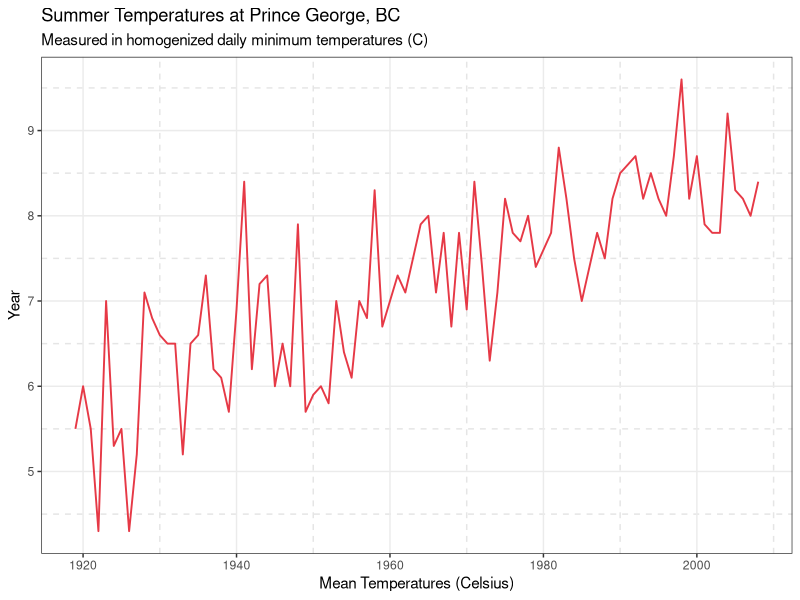
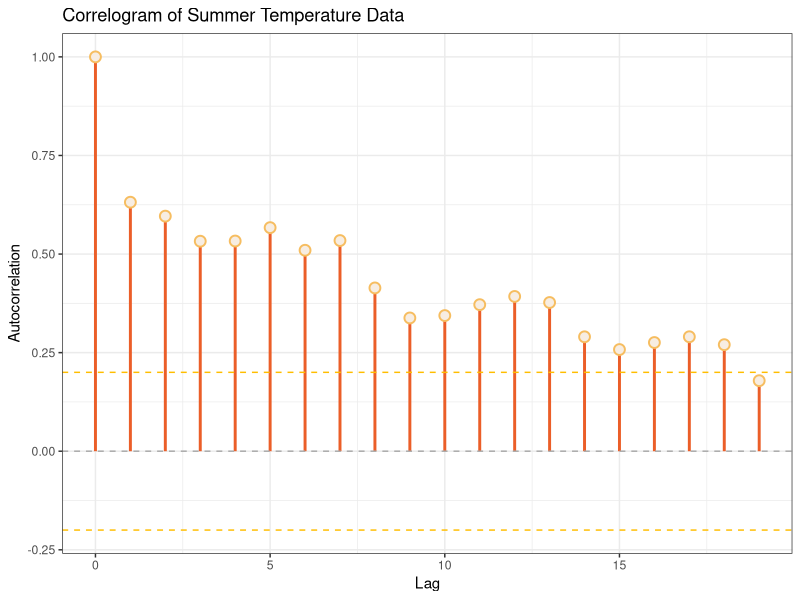
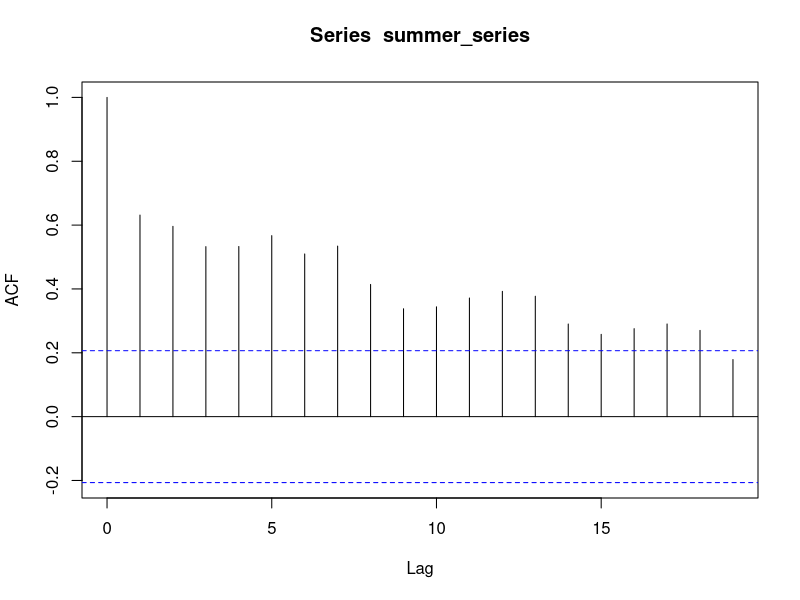
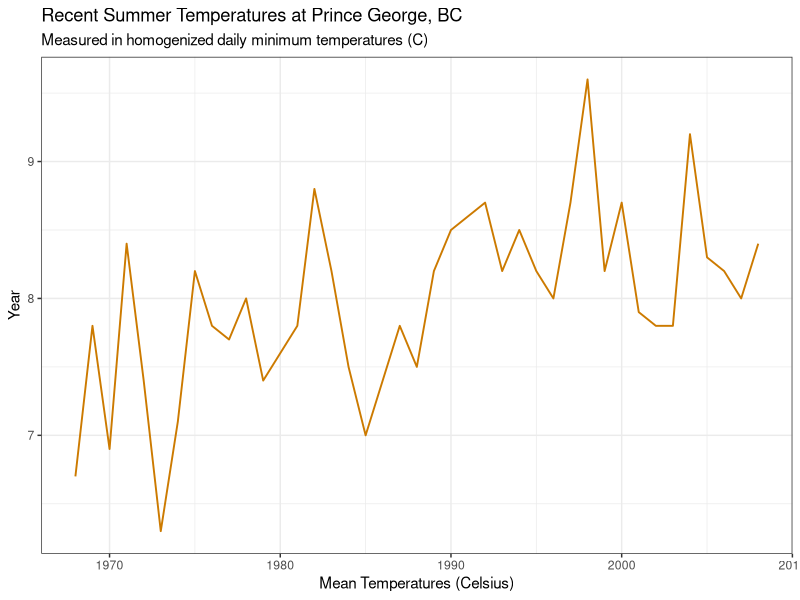
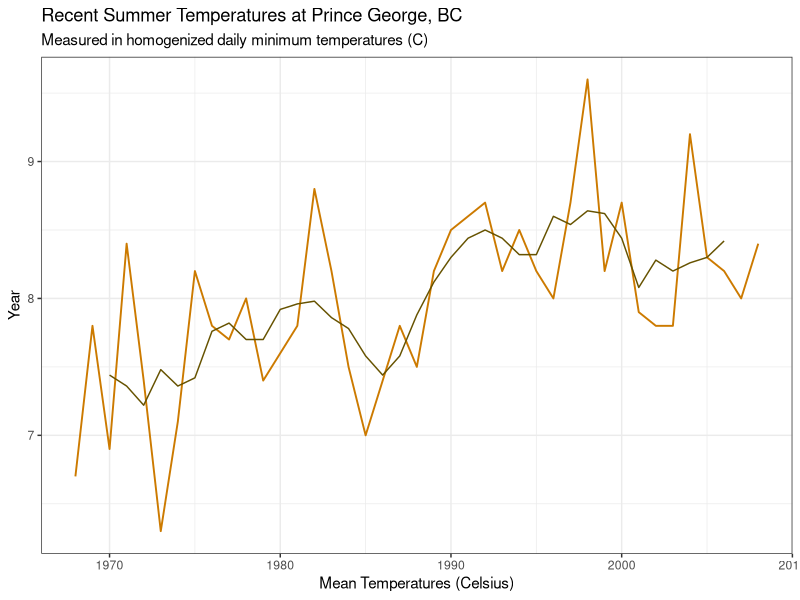

Source code (R) for these figures, in order: (Note: this script raises an error after producing the figures.)
#read.csv("labs//LakeLevels.csv")
df1 = read.csv("labs//dataTempPG.csv")

summer_data = df1$Summer

# the data are yearly starting in 1919
summer_series = ts(data = summer_data,
                   start = c(1919),
                   frequency = 1)

# prepare for plotting
library(zoo)
library(ggplot2)
p1data = fortify.zoo(summer_series)
p1 <- ggplot(p1data, aes(x = Index, y = summer_series)) +
  geom_line(color = "#E63946", linewidth = 0.65) +
  labs(
    title = "Summer Temperatures at Prince George, BC",
    subtitle = "Measured in homogenized daily minimum temperatures (C)",
    x = "Mean Temperatures (Celsius)",
    y = "Year"
  ) + theme_bw() +
  theme(panel.grid.minor = element_line(
    color = "grey90",
    linetype = "dashed",
    linewidth = 0.5
  ))
print(p1)

# get autocorrelation

p2data = data.frame(
  h = 0:19,
  rh = acf(summer_series, plot = FALSE)$acf
)

p2 <- ggplot(p2data, aes(x = h, y = rh)) +
  geom_segment(aes(xend = h, yend = 0),
               color = "#eb5e28",
               size = 1) +
  geom_point(
    col = "#f6bd60",
    fill = "#f7ede2",
    stroke = 1,
    size = 3,
    shape = 21
  ) +
  geom_hline(yintercept = 0.2, linetype = "dashed", col = "#ffbd00")+
  geom_hline(yintercept = -0.2, linetype = "dashed", col = "#ffbd00")+
  ylim(-0.2, 1)+
  geom_hline(yintercept = 0,
             linetype = "dashed",
             color = "darkgray") +
  labs(x = "Lag", y = "Autocorrelation", 
       title = "Correlogram of Summer Temperature Data") +
  theme_bw()
print(p2)
acf(summer_series, plot = TRUE)


subset = window(summer_series, start = 1968, end = 2008)
p3data <- fortify.zoo(subset)

p3 <- ggplot(p3data, aes(x = Index, y = subset)) +
  geom_line(color = "#cc7a00", linewidth = 0.65) +
  labs(
    title = "Recent Summer Temperatures at Prince George, BC",
    subtitle = "Measured in homogenized daily minimum temperatures (C)",
    x = "Mean Temperatures (Celsius)",
    y = "Year"
  ) + theme_bw() 
  theme(panel.grid.minor = element_line(
    color = "grey90",
    linetype = "dashed",
    linewidth = 0.5
  ))
print(p3)
df_roll_mean = data.frame(RollingMean = rollmean(subset, k = 5, fill = NA),
                          Time = p3data$Index)
p3 = p3 + geom_line(
  data = df_roll_mean,
  aes(x = Time, y = RollingMean),
  color = "#665200",
  na.rm = TRUE
)
print(p3)

p4df = data.frame(
  subset = p3data$subset,
  rollmea = rollmean(subset, k = 5, fill = NA),
  Index = p3data$Index
)
p4df_long <- melt(p4df, id.vars = "Index", variable.name = "LineType", value.name = "Value")

p4 <- ggplot(p4df_long, aes(x = Index, y = Value, color = LineType)) +
  geom_line(linewidth = 0.65) +
  labs(
    title = "Recent Summer Temperatures at Prince George, BC",
    subtitle = "Measured in homogenized daily minimum temperatures (C)",
    x = "Year",
    y = "Mean Temperatures (Celsius)"
  ) + 
  theme_bw() +
  scale_color_manual(
    values = c("subset" = "#cc7a00", "rollmea" = "#665200"),
    labels = c("Temperature", "5-Year Rolling Mean")
  ) +
  theme(panel.grid.minor = element_line(
    color = "grey90",
    linetype = "dashed",
    linewidth = 0.5
  ))

print(p4)


########### PART 2 ##########